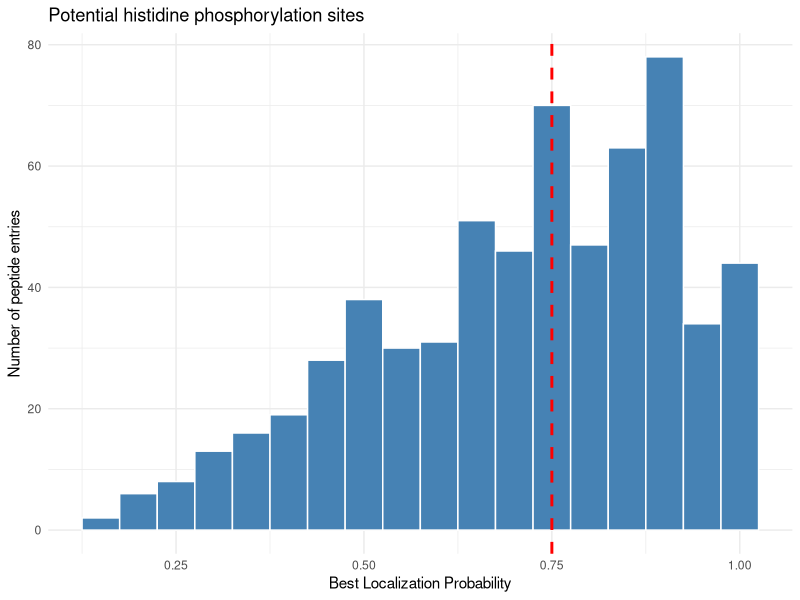

R code for this plot:
#Exclude proteins containing contam_sp or FGCZ.
library(dplyr)
library(readr)

# 1. Read original STYH dataset
data <- read_tsv("combined_site_STYH.tsv",
                 show_col_types = FALSE)

# 2. Select peptides containing lowercase h
# and exclude contaminant proteins
histidine <- data %>%
  filter(
    grepl("h", Peptide, fixed = TRUE),
    !grepl("contam_sp|FGCZ", Protein,
           ignore.case = TRUE)
  ) %>%
  select(
    Protein,
    `Protein ID`,
    Peptide,
    `Best Localization Probability`
  )

# Number of initial candidates
nrow(histidine)  # 624

# 3. Keep localization probability >= 0.75
histidine_075 <- histidine %>%
  filter(`Best Localization Probability` >= 0.75) %>%
  arrange(desc(`Best Localization Probability`))

# Number of remaining candidates
nrow(histidine_075)  # 308

# 4. Export as CSV
write_csv(histidine_075, "histidine_075.csv")


library(ggplot2)

ggplot(histidine, aes(x = `Best Localization Probability`)) +
  geom_histogram(binwidth = 0.05,
                 fill = "steelblue",
                 color = "white") +
  geom_vline(xintercept = 0.75,
             color = "red",
             linetype = "dashed",
             linewidth = 1) +
  labs(
    title = "Potential histidine phosphorylation sites",
    x = "Best Localization Probability",
    y = "Number of peptide entries"
  ) +
  theme_minimal() # IMPORTANT; here, still STY can be phosphorilated.
